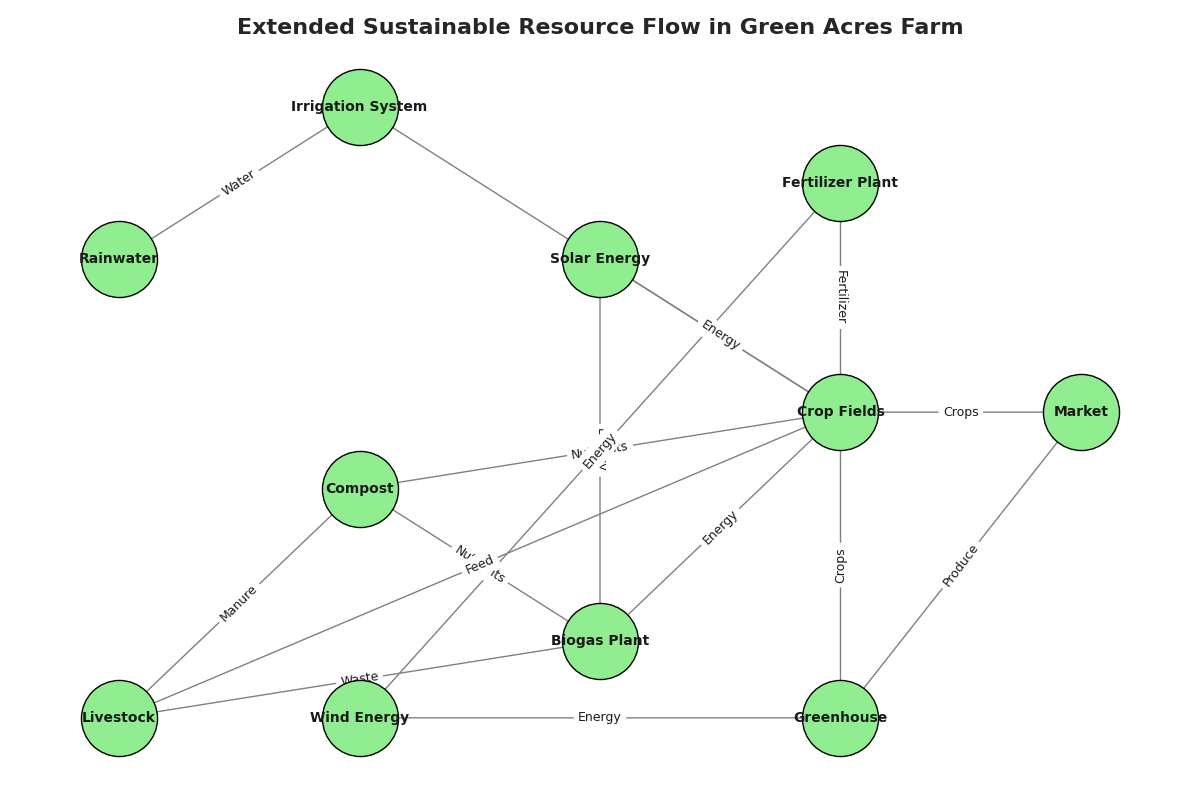

This figure's Python source:
import matplotlib.pyplot as plt
import networkx as nx

# Create a directed graph
G = nx.DiGraph()

# Define nodes for the extended farm system
nodes = [
    "Rainwater", "Solar Energy", "Compost", "Crop Fields", 
    "Irrigation System", "Biogas Plant", "Livestock", "Market",
    "Greenhouse", "Wind Energy", "Fertilizer Plant"
]

# Add nodes to the graph
G.add_nodes_from(nodes)

# Define the directed edges (flows between nodes)
edges = [
    ("Rainwater", "Irrigation System"),
    ("Solar Energy", "Biogas Plant"),
    ("Solar Energy", "Crop Fields"),
    ("Compost", "Crop Fields"),
    ("Compost", "Biogas Plant"),
    ("Crop Fields", "Market"),
    ("Irrigation System", "Crop Fields"),
    ("Biogas Plant", "Crop Fields"),
    ("Livestock", "Biogas Plant"),
    ("Livestock", "Compost"),
    ("Crop Fields", "Livestock"),
    ("Greenhouse", "Crop Fields"),
    ("Wind Energy", "Greenhouse"),
    ("Wind Energy", "Fertilizer Plant"),
    ("Fertilizer Plant", "Crop Fields"),
    ("Greenhouse", "Market")
]

# Add edges to the graph
G.add_edges_from(edges)

# Define node positions for better visualization
pos = {
    "Rainwater": (0, 3),
    "Solar Energy": (2, 3),
    "Compost": (1, 1.5),
    "Crop Fields": (3, 2),
    "Irrigation System": (1, 4),
    "Biogas Plant": (2, 0.5),
    "Livestock": (0, 0),
    "Market": (4, 2),
    "Greenhouse": (3, 0),
    "Wind Energy": (1, 0),
    "Fertilizer Plant": (3, 3.5)
}

# Draw the graph
plt.figure(figsize=(12, 8))
nx.draw_networkx_nodes(G, pos, node_size=3000, node_color='lightgreen', edgecolors='black')
nx.draw_networkx_edges(G, pos, edgelist=edges, edge_color='gray', arrows=True, arrowsize=20, arrowstyle='-|>')
nx.draw_networkx_labels(G, pos, font_size=10, font_weight='bold')

# Draw edge labels
edge_labels = {
    ("Rainwater", "Irrigation System"): "Water",
    ("Solar Energy", "Biogas Plant"): "Energy",
    ("Solar Energy", "Crop Fields"): "Energy",
    ("Compost", "Crop Fields"): "Nutrients",
    ("Compost", "Biogas Plant"): "Nutrients",
    ("Crop Fields", "Market"): "Crops",
    ("Irrigation System", "Crop Fields"): "Water",
    ("Biogas Plant", "Crop Fields"): "Energy",
    ("Livestock", "Biogas Plant"): "Waste",
    ("Livestock", "Compost"): "Manure",
    ("Crop Fields", "Livestock"): "Feed",
    ("Greenhouse", "Crop Fields"): "Crops",
    ("Wind Energy", "Greenhouse"): "Energy",
    ("Wind Energy", "Fertilizer Plant"): "Energy",
    ("Fertilizer Plant", "Crop Fields"): "Fertilizer",
    ("Greenhouse", "Market"): "Produce"
}

# Draw the edge labels
nx.draw_networkx_edge_labels(G, pos, edge_labels=edge_labels, font_size=9)

# Set the title
plt.title('Extended Sustainable Resource Flow in Green Acres Farm', fontsize=16, fontweight='bold')

# Automatically adjust layout to avoid text overlap
plt.tight_layout()

# Remove axes for clarity
plt.axis('off')

# Display the plot
plt.show()
